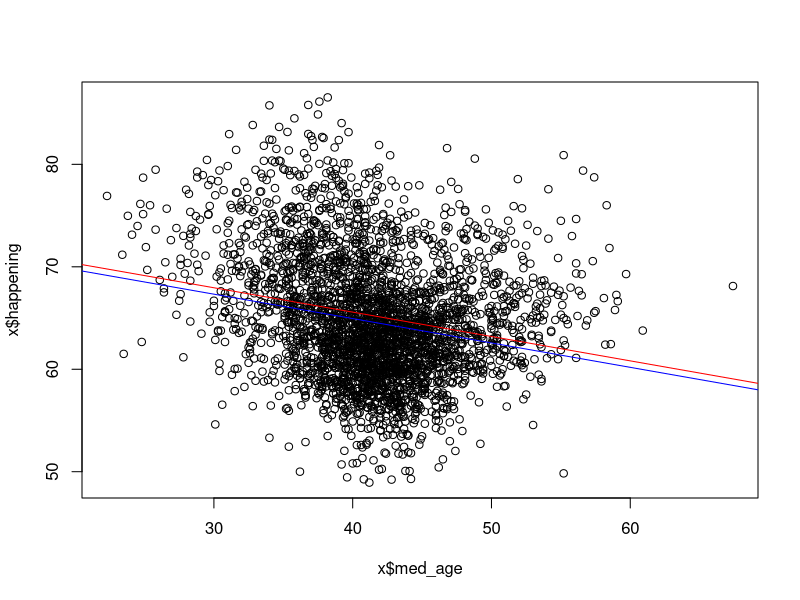
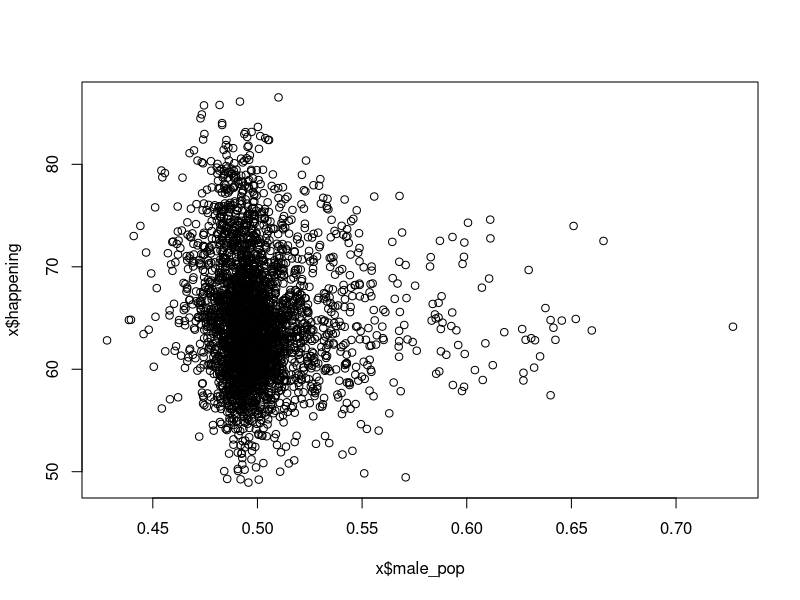
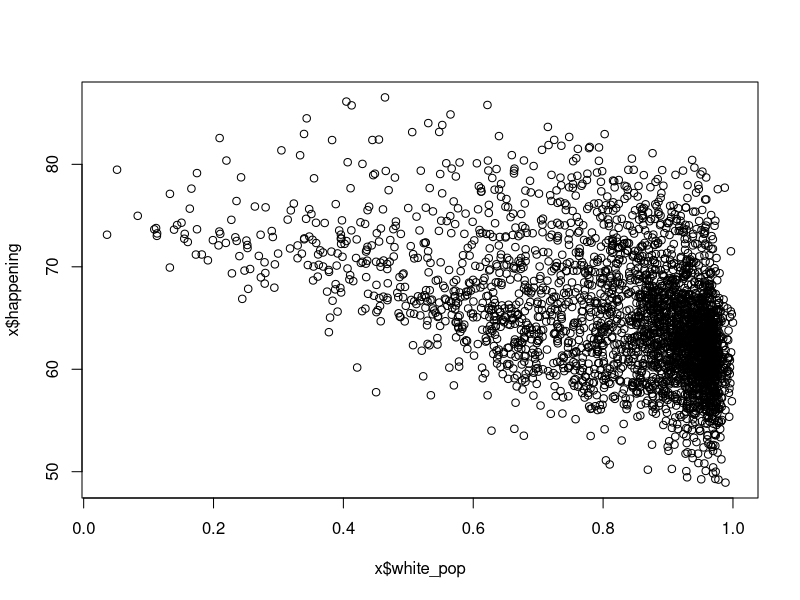
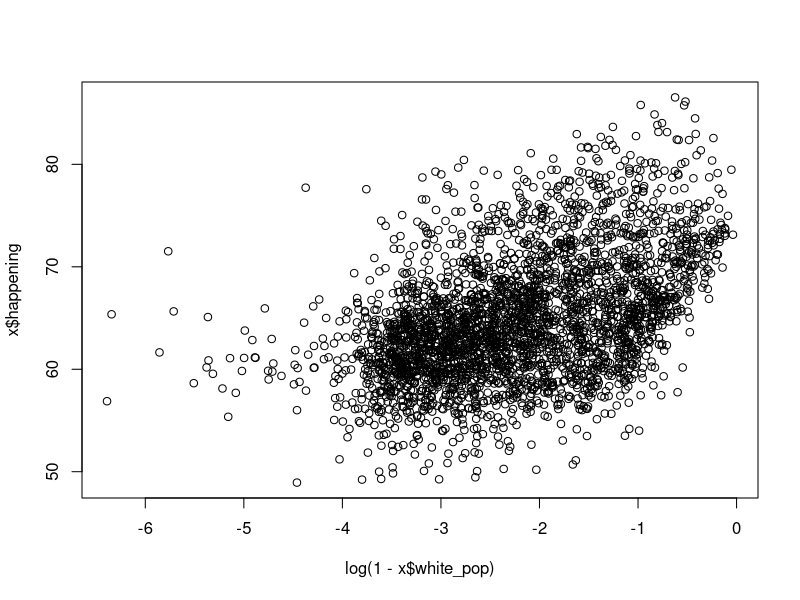
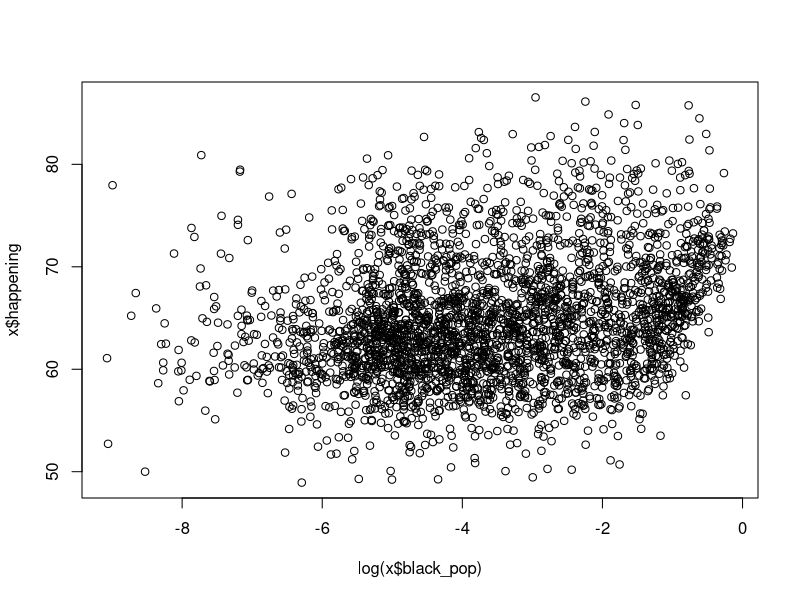
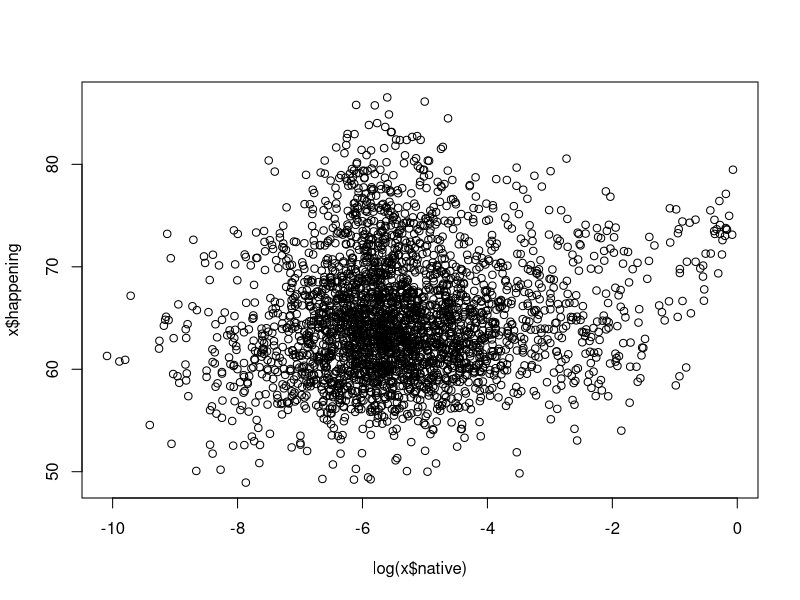
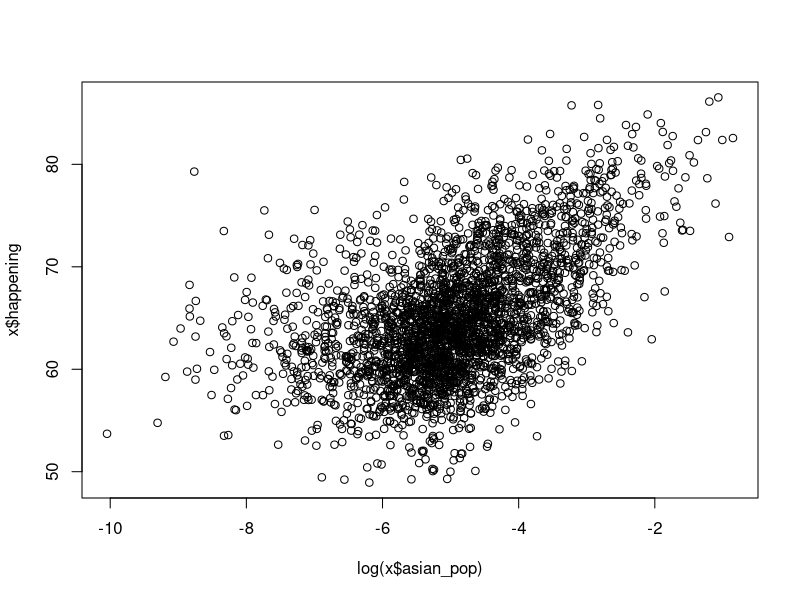
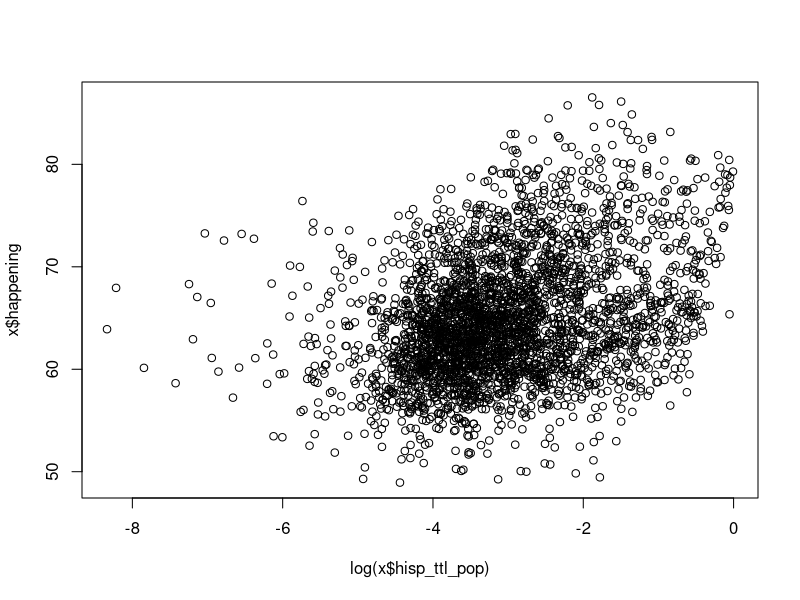

R code for these plots, in order:
# The purpose of this script is to merge the processed data sets together and
# identify the covariates among those I collected that seem predictive of
# climate change belief.

rm(list = ls())

# ---- Read in processed data and merge them together, one row per county ----
x <- read.csv("./processed_data/ycom_cleaned.csv", header = T)
x <- merge(read.csv("./processed_data/election2020_cleaned.csv", header = T),
           x[, !names(x) %in% c("county", "state")], by = c("c_fips", "s_fips"),
           all.y = T)
x <- merge(read.csv("./processed_data/fema_weather_cleaned.csv", header = T),
           x[, !names(x) %in% c("county", "state")], by = c("c_fips", "s_fips"),
           all.y = T)
x <- merge(read.csv("./processed_data/census_data_cleaned.csv", header = T),
           x[, !names(x) %in% c("county", "state")], by = c("c_fips", "s_fips"),
           all.y = T)

# ----------------- CENSUS DATA VARIABLE SELECTION, CLEANING -----------------

# Turn count variables into proportions (except for the total population count
# of each county)
x$male_pop <- x$male_pop / x$ttl_pop
x <- x[, !names(x) == "female_pop"]  # Can be deduced from male_pop

# Dropping gender specific median ages - I think median age alone will be
# enough. Interesting that gender has a tiny influence but not seeing anything
# that convincing when I look at proportion of male population alone.
plot(x$med_age, x$happening)
abline(lm(happening ~ male_med_age, data = x), col = "blue")
abline(lm(happening ~ female_med_age, data = x), col = "red")

plot(x$male_pop, x$happening)

x <- x[, !names(x) %in% c("male_med_age", "female_med_age", "male_pop")]

# Calculate county proportions by race rather than raw counts
x$white_pop <- x$white_pop / x$ttl_pop
x$black_pop <- x$black_pop / x$ttl_pop
x$native_pop <- x$native_pop / x$ttl_pop
x$asian_pop <- x$asian_pop / x$ttl_pop
x$hisp_ttl_pop <- x$hisp_ttl_pop / x$ttl_pop
x$pacific_pop <- x$pacific_pop / x$ttl_pop
x$other_race_pop <- x$other_race_pop / x$ttl_pop
x$mult_race_pop <- x$mult_race_pop / x$ttl_pop

# I don't want to include too many of these...the most predictive ones look
# like log of non-white population, Asian population and Hispanic population
plot(x$white_pop, x$happening)
plot(log(1 - x$white_pop), x$happening) # Log of proportion of not-White pop
plot(log(x$black_pop), x$happening)
plot(log(x$native), x$happening)
plot(log(x$asian_pop), x$happening)
plot(log(x$hisp_ttl_pop), x$happening)
plot(log(x$pacific_pop), x$happening)
plot(log(x$other_race_pop), x$happening)
plot(log(x$mult_race_pop), x$happening)

x$non_white_pop <- 1 - x$white_pop

drop_cols <- c("black_pop", "native_pop",
               "pacific_pop", "other_race_pop", "mult_race_pop",
               "white_nonhisp_pop", "black_hisp_pop",
               "white_hisp_pop", "white_pop")

x <- x[, !names(x) %in% drop_cols]

# I expect this to be predictive and also tied to living nearer to the coasts
plot(log(x$med_income), x$happening)



# ----------------- WEATHER DATA VARIABLE SELECTION, CLEANING -----------------

# Decided to only use 2019 weather data: I think we have enough counties
# with weather events in 2019 to proceed and I feel more confident that people
# would remember a weather event from a year ago than also remembering one two
# years ago at the time of filling out the climate change opinions survey.
x <- x[, !grepl("_2018", names(x))]

# Replace weather flag NA values resulting from merge with FALSE, can also
# remove 2019 from the name columns and add aggregated weather flag for if the
# county experienced any weather events
weath_cols <- grep("_2019", names(x))
x[, weath_cols] <- as.data.frame(sapply(x[, weath_cols], function(a){
  ifelse(is.na(a), FALSE, a) }))
names(x)[weath_cols] <- gsub("_2019", "", names(x)[weath_cols])
x$any_weather <- sapply(1:nrow(x), function(a){
  any(x[a, weath_cols])
})

# For now I will consider counties that have experienced ANY weather event
# vs. those who haven't. There may be heterogeneous relationships between
# the different types of weather events and belief in climate change, but I
# will start at a higher level.
x <- x[, -weath_cols]

# Don't want total population counts for matching, just proportions
x <- x[, !names(x) %in% c("ttl_pop", "ttl_votes")]


# ---------------- ELECTION DATA VARIABLE SELECTION, CLEANING ----------------

# Dropping proportion of votes to "other" party - I don't really expect to see
# much effect from proportions other than major 2-parties (though maybe Green?
# but their share is so tiny in all counties). Even if "other" appeared to
# have an effect, it wouldn't be interpretable. 
x <- x[, names(x) != "prop_other"]
plot(x$prop_dem, x$happening) # This makes sense based on what we know about
# the world...
plot(x$prop_rep, x$happening)

# Looks to maybe be a positive relationship as I'd expect, but the proportions
# are tiny. Nowhere near as predictive as democrat v. republican.
plot(log(x$prop_green), x$happening)
plot(log(x$prop_lib), x$happening) # Not convincing

x <- x[, !names(x) %in% c("prop_green", "prop_lib")]

# Create red state/blue state indicator - just out of curiosity want to see
# how much political leaning alone can predict climate change belief
x$poli_lean <- ifelse(x$prop_dem > x$prop_rep, "blue", "red")
hist(x$prop_dem)

# Fairly normal, don't think this will require any transforms
hist(x$happening, breaks = 50)
table(x$poli_lean) 

# Start with super basic ANOVA test
tapply(x$happening, x$poli_lean, mean)  # Checks out! 
basic_lm <- lm(happening ~ poli_lean, data = x)
summary(basic_lm)

# -------------------------------- SAVE FILE --------------------------------

# Before saving, checking for NA values...
# Recall that I was unable to get election data for Alaska at the proper
# county level to match with the Census, plus one Hawaii county. Drop these.
sapply(x, function(a){sum(is.na(a))})
x <- x[!is.na(x$prop_dem), ]

write.csv(x, "./processed_data/merged_data.csv", row.names = F)

